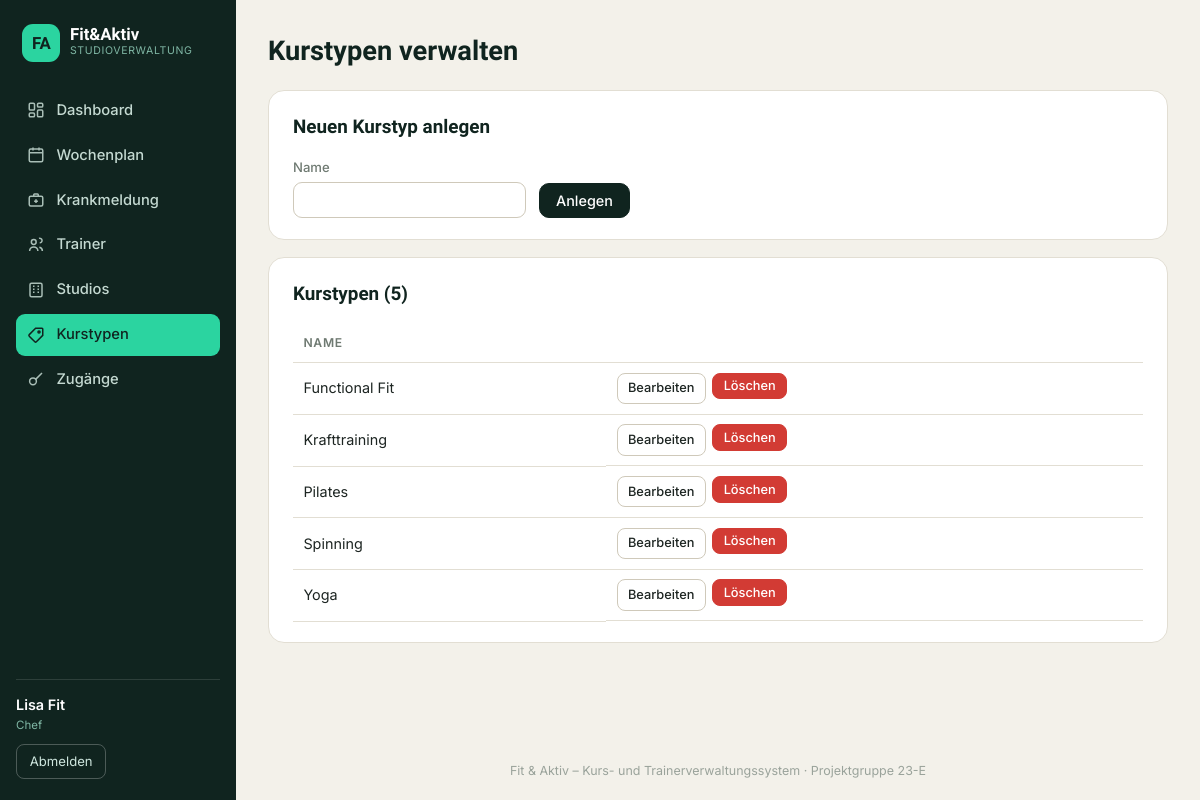
Page /verwaltung/kurse (signed in) on the committed database.
### tables this page shows
CREATE TABLE users (
    id        INTEGER PRIMARY KEY AUTOINCREMENT,
    username  TEXT    NOT NULL UNIQUE,
    password  TEXT    NOT NULL,            -- gehashtes Passwort
    rolle     TEXT    NOT NULL CHECK (rolle IN ('chef','manager','trainer')),
    name      TEXT    NOT NULL,
    trainerId INTEGER REFERENCES trainer(id),  -- nur bei Rolle 'trainer'
    studioId  INTEGER REFERENCES studios(id)   -- nur bei Rolle 'manager'
);

CREATE TABLE kurse (
    id   INTEGER PRIMARY KEY AUTOINCREMENT,
    name TEXT NOT NULL
);

### backend/app.py (the view, shortened to what this page needs)
@app.route("/verwaltung/kurse", methods=["GET", "POST"])
@role_required("chef")
def verwaltung_kurse():
    kurse = db.query("SELECT * FROM kurse ORDER BY name")
    return render_template("verwaltung_kurse.html", kurse=kurse)

### backend/app.py (called while the page is built)
@app.before_request
def lade_benutzer():
    g.user = None
    uid = session.get("uid")
    if uid is not None:
        g.user = db.query("SELECT * FROM users WHERE id=?", (uid,), one=True)

def role_required(*rollen):
    def deco(view):
        @wraps(view)
        def wrapped(*args, **kwargs):
            if g.user is None:
                return redirect(url_for("login"))
            if g.user["rolle"] not in rollen:
                abort(403)
            return view(*args, **kwargs)
        return wrapped
    return deco

@app.context_processor
def inject_constants():
    return dict(TAGE=domain.TAGE, TAGE_KURZ=domain.TAGE_KURZ,
                SLOTS=domain.SLOTS, akt_kw=domain.aktuelle_kw())

### backend/db.py (called while the page is built)
def get_db():
    if "db" not in g:
        g.db = sqlite3.connect(DB_PATH)
        g.db.row_factory = sqlite3.Row          # Zugriff per Spaltenname
        g.db.execute("PRAGMA foreign_keys = ON")
    return g.db

def query(sql, args=(), one=False):
    cur = get_db().execute(sql, args)
    rows = cur.fetchall()
    cur.close()
    return (rows[0] if rows else None) if one else rows

### backend/domain.py (called while the page is built)
def aktuelle_kw():
    return date.today().isocalendar()[1]

### frontend/templates/verwaltung_kurse.html (shortened to what this page needs)
{% extends "base.html" %}
{% block content %}
<div class="page-head"><h1>Kurstypen verwalten</h1></div>
<div class="card">
  <h2>Neuen Kurstyp anlegen</h2>
  <form method="post" class="inline-form">
    <label>Name <input type="text" name="name" required></label>
    <button class="btn btn-primary" type="submit">Anlegen</button>
  </form>
</div>
<div class="card">
  <h2>Kurstypen ({{ kurse|length }})</h2>
  <table class="data">
    <thead><tr><th>Name</th><th></th></tr></thead>
    <tbody>
      {% for k in kurse %}
      <tr>
        <td>{{ k.name }}</td>
        <td class="row-actions">
          <details>
            <summary class="btn btn-small">Bearbeiten</summary>
          </details>
          <form method="post" onsubmit="return confirm('Kurstyp wirklich löschen?');" style="display:inline">
            <button class="btn btn-small btn-danger" type="submit">Löschen</button>
          </form>
        </td>
      </tr>
      {% endfor %}
    </tbody>
  </table>
</div>
{% endblock %}

### frontend/templates/base.html (shortened to what this page needs)
<!DOCTYPE html>
<html lang="de">
<head>
  <link rel="stylesheet" href="{{ url_for('static', filename='style.css') }}">
</head>
<body>
{% macro nav(endpoint, label, icon) %}
  <a href="{{ url_for(endpoint) }}" class="{{ 'active' if request.endpoint == endpoint }}">
    {{ icon|safe }}<span>{{ label }}</span>
  </a>
{% endmacro %}
{% if g.user %}
<div class="layout">
  <aside class="sidebar">
    <div class="sb-brand">
      <div class="sb-mark">FA</div>
      <div><div class="sb-name">Fit&amp;Aktiv</div><div class="sb-tag">Studioverwaltung</div></div>
    </div>
    <nav class="sb-nav">
      {% if g.user.rolle == 'chef' %}
        {{ nav('dashboard','Dashboard', ic_dash) }}
        {{ nav('wochenplan','Wochenplan', ic_cal) }}
        {{ nav('krankmeldung','Krankmeldung', ic_med) }}
        {{ nav('verwaltung_trainer','Trainer', ic_user) }}
        {{ nav('verwaltung_studios','Studios', ic_build) }}
        {{ nav('verwaltung_kurse','Kurstypen', ic_tag) }}
        {{ nav('verwaltung_zugaenge','Zugänge', ic_key) }}
      {% elif g.user.rolle == 'manager' %}
        {{ nav('dashboard','Dashboard', ic_dash) }}
        {{ nav('wochenplan','Wochenplan', ic_cal) }}
        {{ nav('krankmeldung','Krankmeldung', ic_med) }}
      {% else %}
        {{ nav('mein_plan','Mein Wochenplan', ic_cal) }}
      {% endif %}
    </nav>
    <div class="sb-foot">
      <div class="sb-user">{{ g.user.name }}</div>
      <div class="sb-role">{{ {'chef':'Chef','manager':'Studio-Manager','trainer':'Trainer'}[g.user.rolle] }}</div>
      <a class="sb-logout" href="{{ url_for('logout') }}">Abmelden</a>
    </div>
  </aside>
  <div class="main">
    <div class="content">
      {% block content %}{% endblock %}
    </div>
    <footer class="pagefoot">Fit &amp; Aktiv – Kurs- und Trainerverwaltungssystem &middot; Projektgruppe 23-E</footer>
  </div>
</div>
{% else %}
  {% block content_anon %}{% endblock %}
{% endif %}
</body>
</html>

### frontend/static/style.css (style rules this page uses)
:root { --ink:#10241f; --ink-2:#163a30; --akzent:#2bd4a0; --akzent-tief:#0f9e76; --sand:#f3f1ea; --linie:#e2ded3; --linie-2:#cfc9ba; --text:#1d2522; --text-leise:#6f7a72; --plan-normal:#2f6fd0; --plan-vertretung:#e08a1e; --plan-ausfall:#d23b34; }
* { box-sizing:border-box }
html,body { height:100% }
body { margin:0; font-family:"Inter",system-ui,Arial,sans-serif; color:var(--text); background:var(--sand); line-height:1.55; }
h1,h2,h3,.logo { font-family:"Sora","Inter",sans-serif }
.layout { display:flex;min-height:100vh }
.sidebar { width:236px;flex-shrink:0;background:var(--ink);color:#dfeee7; display:flex;flex-direction:column;padding:1.3rem 1rem; position:sticky;top:0;height:100vh; }
.sb-brand { display:flex;align-items:center;gap:.6rem;padding:.2rem .4rem 1.3rem }
.sb-mark { width:38px;height:38px;border-radius:11px;flex-shrink:0; background:var(--akzent);color:var(--ink);font-family:"Sora";font-weight:700; display:flex;align-items:center;justify-content:center;font-size:1.05rem; }
.sb-name { font-family:"Sora";font-weight:700;font-size:1.05rem;color:#fff;line-height:1 }
.sb-tag { font-size:.66rem;color:#7fb6a4;letter-spacing:.06em;text-transform:uppercase }
.sb-nav { display:flex;flex-direction:column;gap:.18rem;margin-top:.4rem }
.sb-nav a { display:flex;align-items:center;gap:.7rem;color:#c4d9d1;text-decoration:none; padding:.6rem .7rem;border-radius:9px;font-size:.92rem;font-weight:500; }
.sb-nav a svg { width:18px;height:18px;flex-shrink:0;opacity:.85 }
.sb-nav a.active { background:var(--akzent);color:var(--ink) }
.sb-nav a.active svg { opacity:1 }
.sb-foot { margin-top:auto;border-top:1px solid rgba(255,255,255,.12);padding-top:.9rem }
.sb-user { font-size:.9rem;font-weight:600;color:#fff }
.sb-role { font-size:.72rem;color:#7fb6a4;margin-bottom:.6rem }
.sb-logout { display:inline-flex;align-items:center;gap:.4rem;color:#cfe7df;text-decoration:none; border:1px solid rgba(255,255,255,.25);padding:.4rem .8rem;border-radius:8px;font-size:.82rem; }
.main { flex:1;min-width:0;display:flex;flex-direction:column }
.content { padding:1.8rem 2rem;max-width:1120px;width:100% }
.pagefoot { margin-top:auto;text-align:center;color:#9aa39b;font-size:.78rem;padding:1.2rem }
.page-head { margin-bottom:.4rem }
.page-head h1 { margin:.1rem 0;font-size:1.7rem;font-weight:700;color:var(--ink) }
.card { background:#fff;border:1px solid var(--linie);border-radius:16px; padding:1.3rem 1.5rem;margin:1.1rem 0; }
.card h2 { margin-top:0;font-size:1.18rem;font-weight:600;color:var(--ink) }
.btn { display:inline-flex;align-items:center;gap:.4rem;border:1px solid var(--linie-2); background:#fff;color:var(--text);padding:.5rem 1rem;border-radius:10px;cursor:pointer; text-decoration:none;font-size:.9rem;font-weight:500;font-family:inherit; }
.btn-primary { background:var(--ink);border-color:var(--ink);color:#fff }
.btn-danger { background:var(--plan-ausfall);border-color:var(--plan-ausfall);color:#fff }
.btn-small { padding:.3rem .65rem;font-size:.8rem;border-radius:8px }
.inline-form { display:flex;gap:.8rem;align-items:flex-end;flex-wrap:wrap }
label { font-size:.82rem;color:var(--text-leise);display:flex;flex-direction:column;gap:.3rem;font-weight:500 }
input[type=text],input[type=password],input[type=date],input[type=number],select { padding:.5rem .6rem;border:1px solid var(--linie-2);border-radius:9px; font-size:.92rem;background:#fff;font-family:inherit;color:var(--text); }
table.data { width:100%;border-collapse:collapse;font-size:.9rem }
table.data th,table.data td { border-bottom:1px solid var(--linie);padding:.6rem .65rem;text-align:left }
table.data thead th { color:var(--text-leise);font-size:.76rem;text-transform:uppercase;letter-spacing:.06em;font-weight:600 }
.row-actions { display:flex;gap:.4rem;align-items:flex-start;flex-wrap:wrap }
details summary { display:inline-block;list-style:none;cursor:pointer }

### rows in the picture
users: user.name "Lisa Fit", rolle "Chef"
kurse: name "Functional Fit"
kurse: name "Krafttraining"
kurse: name "Pilates"
kurse: name "Spinning"
kurse: name "Yoga"

### other values in the picture
{{ label }} "Dashboard Wochenplan Krankmeldung Trainer Studios Kurstypen Zugänge"
{{ kurse|length }} "5"
